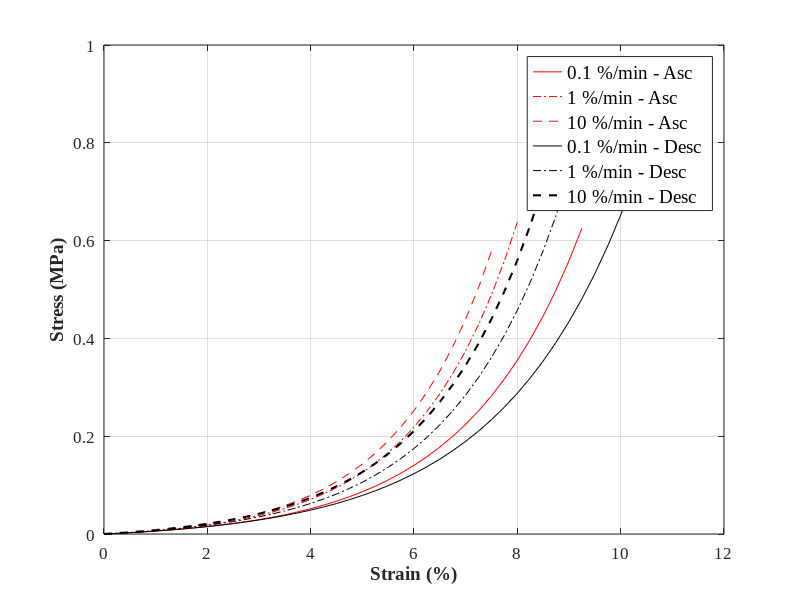

The MATLAB source for this figure:
clear all
load('StressVsCycles.mat')
%plotting stress_strain (using Sample 52 as an example)
plot(Stress_Strain_Asc(:,1),Stress_Strain_Asc(:,2),'-r',...
    Stress_Strain_Asc(:,1),Stress_Strain_Asc(:,3),'-.r',...
    Stress_Strain_Asc(:,1),Stress_Strain_Asc(:,4),'--r',...
    Stress_Strain_Desc(:,1),Stress_Strain_Desc(:,2),'-k',...
    Stress_Strain_Desc(:,1),Stress_Strain_Desc(:,3),'-.k',...
    Stress_Strain_Desc(:,1),Stress_Strain_Desc(:,4),'--k','LineWidth',1.5)

set(gca,'FontName','Times New Roman','FontSize',12)
ylabel('Stress (MPa)','FontWeight','bold','FontName','Times New Roman','FontSize',14)
xlabel('Strain (%)','FontWeight','bold','FontName','Times New Roman','FontSize',14)
%xticks(0:2:20);
grid on
legend('0.1 %/min - Asc', '1 %/min - Asc','10 %/min - Asc',...
    '0.1 %/min - Desc', '1 %/min - Desc','10 %/min - Desc',...
    'FontName','Times New Roman','FontSize',14)